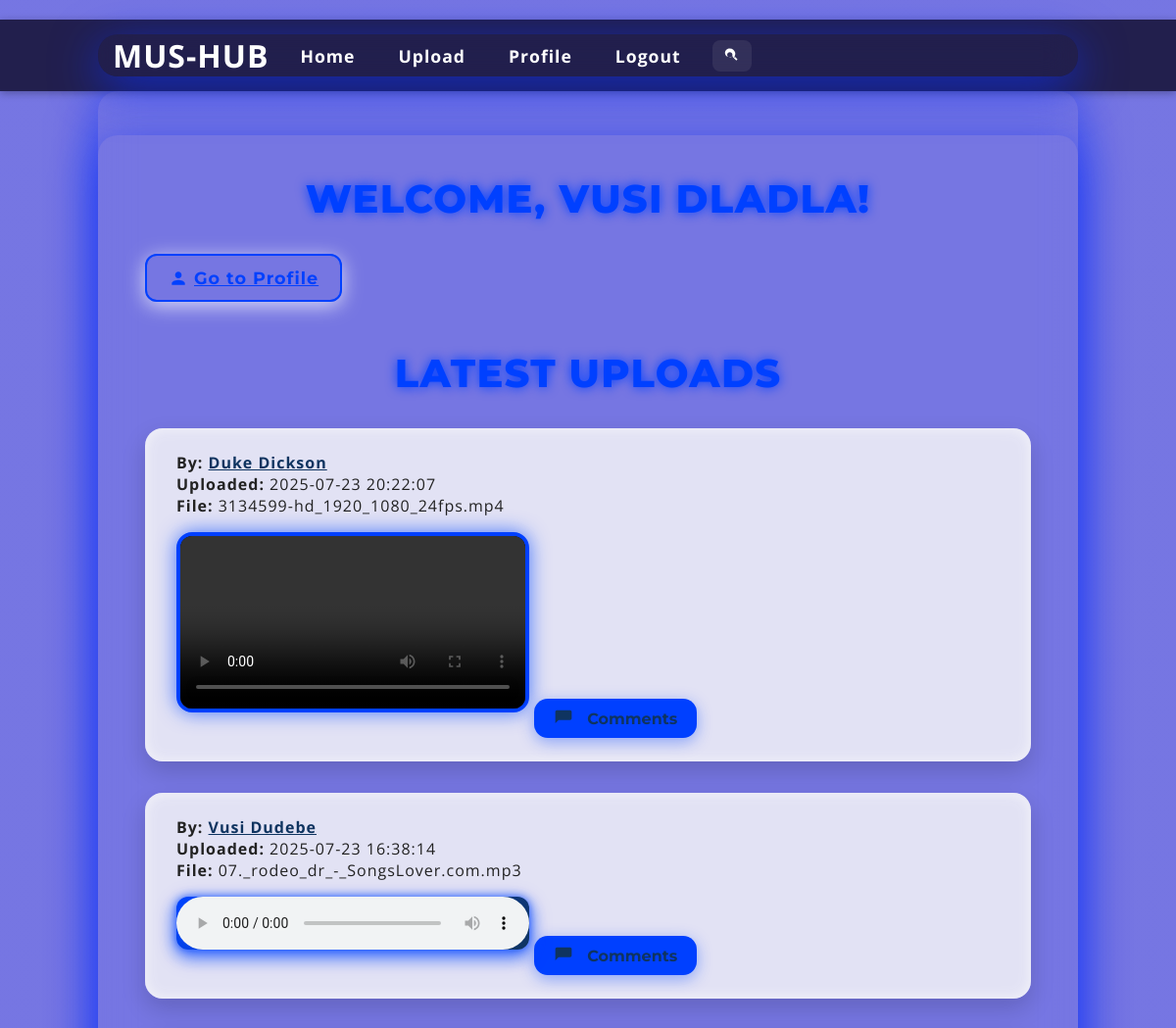
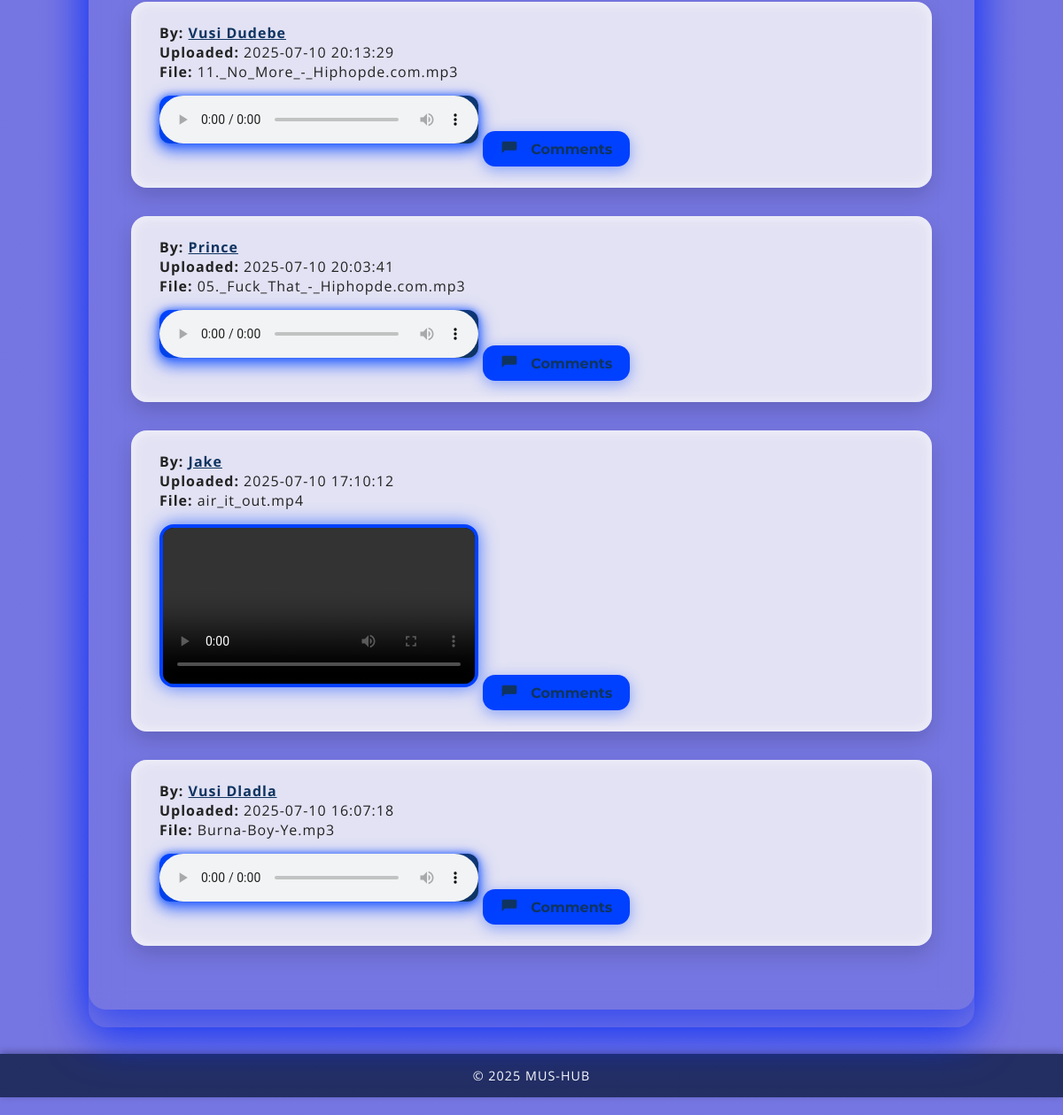
The app's page / (signed in) with its own data (2 pictures, top to bottom).
### app.py (models this page shows)
class User(db.Model):
    UserID = db.Column(db.Integer, primary_key=True)
    Username = db.Column(db.String(80), nullable=False)
    Email = db.Column(db.String(120), unique=True, nullable=False)
    Password = db.Column(db.String(200), nullable=False)
    Role = db.Column(db.String(20), nullable=False, default='user')
    Bio = db.Column(db.String(500))
    comments = db.relationship('Comment', backref='author', lazy=True)

class Content(db.Model):
    ContentID = db.Column(db.Integer, primary_key=True)
    UserID = db.Column(db.Integer, db.ForeignKey('user.UserID'), nullable=False)
    FilePath = db.Column(db.String(200), nullable=False)
    UploadDate = db.Column(db.DateTime, default=datetime.utcnow)
    user = db.relationship('User', backref='contents')

### app.py (the view)
@app.route('/')
def index():
    user_id = session.get('user_id')
    user = User.query.get(user_id) if user_id else None
    username = user.Username if user else 'Guest'
    contents = Content.query.order_by(Content.UploadDate.desc()).all()
    for content in contents:
        content.comments = Comment.query.filter_by(ContentID=content.ContentID).order_by(Comment.CommentDate).all()
    return render_template('index.html', username=username, contents=contents)

### app.py (called while the page is built)
@app.context_processor
def inject_now():
    return {
        'now': datetime.utcnow(),
        'current_user_id': session.get('user_id'),
        'User': User
    }

### templates/index.html (shortened to what this page needs)
{% extends "base.html" %}
{% block extra_css %}
  <link rel="stylesheet" href="{{ url_for('static', filename='index.css') }}">
{% endblock %}
{% block content %}
<div class="container">
  {% if 'user_id' in session %}
    <h2>Welcome, {{ username }}!</h2>
    <a href="{{ url_for('profile') }}" class="profile-link" aria-label="Go to your profile">
      <svg class="icon" viewBox="0 0 24 24" aria-hidden="true" focusable="false">
        <path d="M12 12c2.21 0 4-1.79 4-4s-1.79-4-4-4-4 1.79-4 4 1.79 4 4 4zm0 2c-2.67 0-8 1.34-8 4v2h16v-2c0-2.66-5.33-4-8-4z"/>
      </svg>
      Go to Profile
    </a>
    <h2>Latest Uploads</h2>
    {% for content in contents %}
      <div class="upload" role="region" aria-labelledby="upload-title-{{ content.ContentID }}">
        <p><strong>By:</strong>
          <a href="{{ url_for('public_profile', user_id=content.user.UserID) }}">
            {{ content.user.Username }}
          </a>
        </p>
        <p><strong>Uploaded:</strong> {{ content.UploadDate.strftime('%Y-%m-%d %H:%M:%S') }}</p>
        <p><strong>File:</strong> {{ content.FilePath }}</p>
        {% set ext = content.FilePath.split('.')[-1].lower() %}
        {% if ext in ['mp3', 'wav', 'ogg'] %}
          <audio controls>
            <source src="{{ url_for('static', filename='uploads/' ~ content.FilePath) }}" type="audio/{{ ext }}">
          </audio>
        {% elif ext in ['mp4', 'webm'] %}
          <video controls width="360" aria-labelledby="upload-title-{{ content.ContentID }}">
            <source src="{{ url_for('static', filename='uploads/' ~ content.FilePath) }}" type="video/{{ ext }}">
          </video>
        {% else %}
          <p>Preview not available for this file type.</p>
        {% endif %}
        <button
          aria-expanded="false"
          aria-controls="comments-{{ content.ContentID }}"
          onclick="toggleComments('comments-{{ content.ContentID }}', this)"
          class="comments-toggle"
          >
          <svg class="icon" viewBox="0 0 24 24" aria-hidden="true" focusable="false">
            <path d="M20 2H4c-1.1 0-2 .9-2 2v14l4-4h14c1.1 0 2-.9 2-2V4c0-1.1-.9-2-2-2z"/>
          </svg>
          Comments
        </button>
      </div>
    {% endfor %}
  {% endif %}
</div>
{% endblock %}

### static/base.css (style rules this page uses)
:root { --background: #1a1a2e; --color: #ffffff; --primary-color: #0f3460; --accent-color: #0b0885; --glass-bg: rgba(255, 255, 255, 0.05); }
* { box-sizing: border-box; margin: 0; padding: 0; }
html { scroll-behavior: smooth; }
body { font-family: "Poppins", sans-serif; background: linear-gradient(135deg, var(--background), var(--primary-color)); color: var(--color); letter-spacing: 1px; min-height: 100vh; display: flex; flex-direction: column; padding: 20px 0; }

### static/index.css (style rules this page uses)
:root { --background-color: rgba(25, 25, 207, 0.596); --color: #ffffff; --primary-color: #0f3460; --accent-color: #0040ff; --glass-bg: rgba(255, 255, 255, 0); --shadow-dark: rgba(13, 48, 248, 0.7); --shadow-light: rgba(255, 255, 255, 0); --font-family-body: 'Open Sans', sans-serif; --font-family-heading: 'Montserrat', sans-serif; }
* { box-sizing: border-box; margin: 0; padding: 0; }
html { scroll-behavior: smooth; }
body { font-family: var(--font-family-body); background-image: linear-gradient(var(--background-color), var(--background-color)), url('https://images.unsplash.com/uploads/1412282232015a06e258a/4bdd2a58?fm=jpg&q=60&w=3000'); background-size: cover; background-position: center; background-repeat: no-repeat; background-blend-mode: multiply; color: var(--color); min-height: 100vh; padding: 20px 0; display: flex; align-items: center; justify-content: center; animation: fadeIn 1s ease-in-out; flex-direction: column; overflow-y: auto; }
.container { position: relative; z-index: 2; background: var(--glass-bg); border-radius: 20px; box-shadow: 0 12px 48px var(--shadow-dark), inset 0 0 40px var(--shadow-light); backdrop-filter: blur(18px); -webkit-backdrop-filter: blur(18px); padding: 2.5rem 3rem; max-width: 1000px; width: 90vw; animation: slideUp 1.2s ease-out forwards; transition: box-shadow 0.3s ease; }
h2 { font-family: var(--font-family-heading); text-align: center; margin-bottom: 2rem; font-weight: 800; font-size: 2.5rem; color: var(--accent-color); letter-spacing: 1.2px; text-transform: uppercase; text-shadow: 0 0 12px var(--accent-color); user-select: none; }
.profile-link { font-family: var(--font-family-heading); display: inline-flex; align-items: center; justify-content: center; margin-bottom: 3rem; padding: 12px 22px; font-weight: 700; font-size: 1.1rem; color: var(--accent-color); border: 2px solid var(--accent-color); border-radius: 12px; cursor: pointer; transition: background-color 0.4s ease, color 0.4s ease, box-shadow 0.4s ease; user-select: none; box-shadow: 0 4px 20px rgba(255, 255, 255, 0.726); backdrop-filter: brightness(1.1); }
.upload { background: rgba(232, 232, 245, 0.95); color: #222; padding: 1.5rem 2rem; margin: 2rem 0; border-radius: 18px; box-shadow: 0 10px 24px rgba(0, 0, 0, 0.16), inset 0 0 16px rgba(255, 255, 255, 0.6); transition: box-shadow 0.3s ease; }
.upload a { color: var(--primary-color); font-weight: 700; transition: color 0.3s ease; font-family: var(--font-family-body); }
.upload button, .comments-toggle, .submit-comment-btn { font-family: var(--font-family-heading); display: inline-flex; align-items: center; gap: 8px; margin-top: 14px; background: var(--accent-color); color: var(--primary-color); padding: 10px 20px; border: none; border-radius: 14px; font-weight: 700; font-size: 1rem; cursor: pointer; user-select: none; transition: background-color 0.3s ease, transform 0.3s ease, box-shadow 0.3s ease; box-shadow: 0 4px 16px rgba(0, 68, 255, 0.4); }
.icon { width: 20px; height: 20px; fill: currentColor; vertical-align: middle; margin-right: 6px; transition: transform 0.3s ease; display: inline-block; }
audio { width: 100%; max-width: 360px; background: linear-gradient(135deg, #0044ff, #0f3460); border-radius: 12px; box-shadow: 0 6px 18px rgba(0, 68, 255, 0.6); outline: none; cursor: pointer; margin: 1rem 0; filter: drop-shadow(0 0 4px rgba(0, 68, 255, 0.8)); }
video { max-width: 360px; width: 100%; border: 4px solid var(--accent-color); border-radius: 16px; box-shadow: 0 0 20px rgba(0, 68, 255, 0.7); margin: 1rem 0; background: black; }

### records on screen
User: Username "VUSI DLADLA"
Content: user.Username "Duke Dickson", UploadDate "2025-07-23 20:22:07", FilePath "3134599-hd_1920_1080_24fps.mp4"
Content: user.Username "Vusi Dudebe", UploadDate "2025-07-23 16:38:14", FilePath "07._rodeo_dr_-_SongsLover.com.mp3"
Content: user.Username "Vusi Dudebe", UploadDate "2025-07-10 20:13:29", FilePath "11._No_More_-_Hiphopde.com.mp3"
Content: user.Username "Prince", UploadDate "2025-07-10 20:03:41", FilePath "05._Fuck_That_-_Hiphopde.com.mp3"
Content: user.Username "Jake", UploadDate "2025-07-10 17:10:12", FilePath "air_it_out.mp4"
Content: user.Username "Vusi Dladla", UploadDate "2025-07-10 16:07:18", FilePath "Burna-Boy-Ye.mp3"
